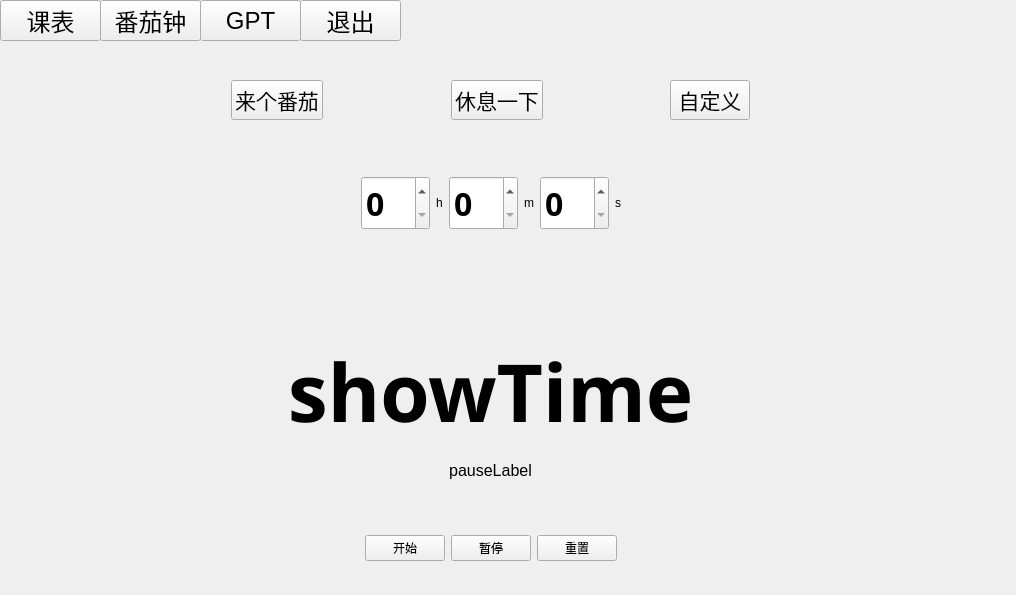
<?xml version="1.0" encoding="UTF-8"?>
<ui version="4.0">
 <class>timer</class>
 <widget class="QWidget" name="timer">
  <property name="geometry">
   <rect>
    <x>0</x>
    <y>0</y>
    <width>1016</width>
    <height>595</height>
   </rect>
  </property>
  <property name="windowTitle">
   <string>Form</string>
  </property>
  <widget class="QPushButton" name="exit_button">
   <property name="geometry">
    <rect>
     <x>300</x>
     <y>0</y>
     <width>101</width>
     <height>41</height>
    </rect>
   </property>
   <property name="font">
    <font>
     <pointsize>18</pointsize>
    </font>
   </property>
   <property name="text">
    <string>退出</string>
   </property>
  </widget>
  <widget class="QPushButton" name="pushButton">
   <property name="geometry">
    <rect>
     <x>0</x>
     <y>0</y>
     <width>101</width>
     <height>41</height>
    </rect>
   </property>
   <property name="font">
    <font>
     <pointsize>18</pointsize>
    </font>
   </property>
   <property name="toolTip">
    <string>测试一下</string>
   </property>
   <property name="toolTipDuration">
    <number>10000000</number>
   </property>
   <property name="text">
    <string>课表</string>
   </property>
  </widget>
  <widget class="QPushButton" name="pushButton_3">
   <property name="geometry">
    <rect>
     <x>200</x>
     <y>0</y>
     <width>101</width>
     <height>41</height>
    </rect>
   </property>
   <property name="font">
    <font>
     <pointsize>18</pointsize>
    </font>
   </property>
   <property name="text">
    <string>GPT</string>
   </property>
  </widget>
  <widget class="QPushButton" name="pushButton_2">
   <property name="geometry">
    <rect>
     <x>100</x>
     <y>0</y>
     <width>101</width>
     <height>41</height>
    </rect>
   </property>
   <property name="font">
    <font>
     <pointsize>18</pointsize>
    </font>
   </property>
   <property name="text">
    <string>番茄钟</string>
   </property>
  </widget>
  <widget class="QWidget" name="verticalLayoutWidget_2">
   <property name="geometry">
    <rect>
     <x>110</x>
     <y>80</y>
     <width>761</width>
     <height>481</height>
    </rect>
   </property>
   <layout class="QVBoxLayout" name="verticalLayout_2">
    <item>
     <layout class="QHBoxLayout" name="horizontalLayout">
      <property name="rightMargin">
       <number>0</number>
      </property>
      <item>
       <spacer name="horizontalSpacer_3">
        <property name="orientation">
         <enum>Qt::Horizontal</enum>
        </property>
        <property name="sizeHint" stdset="0">
         <size>
          <width>40</width>
          <height>20</height>
         </size>
        </property>
       </spacer>
      </item>
      <item>
       <widget class="QPushButton" name="timer_tomato_bt">
        <property name="font">
         <font>
          <pointsize>16</pointsize>
         </font>
        </property>
        <property name="text">
         <string>来个番茄</string>
        </property>
       </widget>
      </item>
      <item>
       <spacer name="horizontalSpacer_2">
        <property name="orientation">
         <enum>Qt::Horizontal</enum>
        </property>
        <property name="sizeHint" stdset="0">
         <size>
          <width>40</width>
          <height>20</height>
         </size>
        </property>
       </spacer>
      </item>
      <item>
       <widget class="QPushButton" name="timer_rest_bt">
        <property name="font">
         <font>
          <pointsize>16</pointsize>
         </font>
        </property>
        <property name="text">
         <string>休息一下</string>
        </property>
       </widget>
      </item>
      <item>
       <spacer name="horizontalSpacer">
        <property name="orientation">
         <enum>Qt::Horizontal</enum>
        </property>
        <property name="sizeHint" stdset="0">
         <size>
          <width>40</width>
          <height>20</height>
         </size>
        </property>
       </spacer>
      </item>
      <item>
       <widget class="QPushButton" name="timer_custom_bt">
        <property name="font">
         <font>
          <pointsize>16</pointsize>
         </font>
        </property>
        <property name="text">
         <string>自定义</string>
        </property>
       </widget>
      </item>
      <item>
       <spacer name="horizontalSpacer_4">
        <property name="orientation">
         <enum>Qt::Horizontal</enum>
        </property>
        <property name="sizeHint" stdset="0">
         <size>
          <width>40</width>
          <height>20</height>
         </size>
        </property>
       </spacer>
      </item>
     </layout>
    </item>
    <item>
     <layout class="QHBoxLayout" name="custom_HMS">
      <item>
       <spacer name="horizontalSpacer_5">
        <property name="orientation">
         <enum>Qt::Horizontal</enum>
        </property>
        <property name="sizeHint" stdset="0">
         <size>
          <width>40</width>
          <height>20</height>
         </size>
        </property>
       </spacer>
      </item>
      <item>
       <layout class="QHBoxLayout" name="custom_H">
        <item>
         <widget class="QSpinBox" name="spinBox_h">
          <property name="font">
           <font>
            <family>Merriweather Black</family>
            <pointsize>24</pointsize>
            <bold>true</bold>
           </font>
          </property>
          <property name="maximum">
           <number>23</number>
          </property>
         </widget>
        </item>
        <item>
         <widget class="QLabel" name="custom_h_label">
          <property name="text">
           <string>h</string>
          </property>
         </widget>
        </item>
       </layout>
      </item>
      <item>
       <layout class="QHBoxLayout" name="custom_M">
        <item>
         <widget class="QSpinBox" name="spinBox_m">
          <property name="font">
           <font>
            <family>Merriweather Black</family>
            <pointsize>24</pointsize>
            <bold>true</bold>
           </font>
          </property>
          <property name="maximum">
           <number>59</number>
          </property>
         </widget>
        </item>
        <item>
         <widget class="QLabel" name="custom_m_label">
          <property name="text">
           <string>m</string>
          </property>
         </widget>
        </item>
       </layout>
      </item>
      <item>
       <layout class="QHBoxLayout" name="custom_S">
        <item>
         <widget class="QSpinBox" name="spinBox_s">
          <property name="font">
           <font>
            <family>Merriweather Black</family>
            <pointsize>24</pointsize>
            <bold>true</bold>
           </font>
          </property>
          <property name="maximum">
           <number>59</number>
          </property>
         </widget>
        </item>
        <item>
         <widget class="QLabel" name="custom_s_label">
          <property name="text">
           <string>s</string>
          </property>
         </widget>
        </item>
       </layout>
      </item>
      <item>
       <spacer name="horizontalSpacer_6">
        <property name="orientation">
         <enum>Qt::Horizontal</enum>
        </property>
        <property name="sizeHint" stdset="0">
         <size>
          <width>40</width>
          <height>20</height>
         </size>
        </property>
       </spacer>
      </item>
     </layout>
    </item>
    <item>
     <spacer name="verticalSpacer">
      <property name="orientation">
       <enum>Qt::Vertical</enum>
      </property>
      <property name="sizeType">
       <enum>QSizePolicy::Preferred</enum>
      </property>
      <property name="sizeHint" stdset="0">
       <size>
        <width>20</width>
        <height>50</height>
       </size>
      </property>
     </spacer>
    </item>
    <item>
     <layout class="QVBoxLayout" name="verticalLayout">
      <item>
       <widget class="QLabel" name="showTime">
        <property name="font">
         <font>
          <family>Merriweather Black</family>
          <pointsize>60</pointsize>
          <bold>true</bold>
         </font>
        </property>
        <property name="text">
         <string>showTime</string>
        </property>
        <property name="alignment">
         <set>Qt::AlignCenter</set>
        </property>
       </widget>
      </item>
      <item>
       <widget class="QLabel" name="pauseLabel">
        <property name="font">
         <font>
          <family>Arial</family>
          <pointsize>12</pointsize>
         </font>
        </property>
        <property name="text">
         <string>pauseLabel</string>
        </property>
        <property name="alignment">
         <set>Qt::AlignCenter</set>
        </property>
       </widget>
      </item>
     </layout>
    </item>
    <item>
     <spacer name="verticalSpacer_2">
      <property name="orientation">
       <enum>Qt::Vertical</enum>
      </property>
      <property name="sizeType">
       <enum>QSizePolicy::Preferred</enum>
      </property>
      <property name="sizeHint" stdset="0">
       <size>
        <width>20</width>
        <height>40</height>
       </size>
      </property>
     </spacer>
    </item>
    <item>
     <layout class="QHBoxLayout" name="horizontalLayout_2">
      <item>
       <spacer name="horizontalSpacer_7">
        <property name="orientation">
         <enum>Qt::Horizontal</enum>
        </property>
        <property name="sizeHint" stdset="0">
         <size>
          <width>40</width>
          <height>20</height>
         </size>
        </property>
       </spacer>
      </item>
      <item>
       <widget class="QPushButton" name="timer_start_bt">
        <property name="text">
         <string>开始</string>
        </property>
       </widget>
      </item>
      <item>
       <widget class="QPushButton" name="timer_stop_bt">
        <property name="text">
         <string>暂停</string>
        </property>
       </widget>
      </item>
      <item>
       <widget class="QPushButton" name="timer_reset_bt">
        <property name="text">
         <string>重置</string>
        </property>
       </widget>
      </item>
      <item>
       <spacer name="horizontalSpacer_8">
        <property name="orientation">
         <enum>Qt::Horizontal</enum>
        </property>
        <property name="sizeHint" stdset="0">
         <size>
          <width>40</width>
          <height>20</height>
         </size>
        </property>
       </spacer>
      </item>
     </layout>
    </item>
   </layout>
  </widget>
 </widget>
 <resources/>
 <connections/>
</ui>
